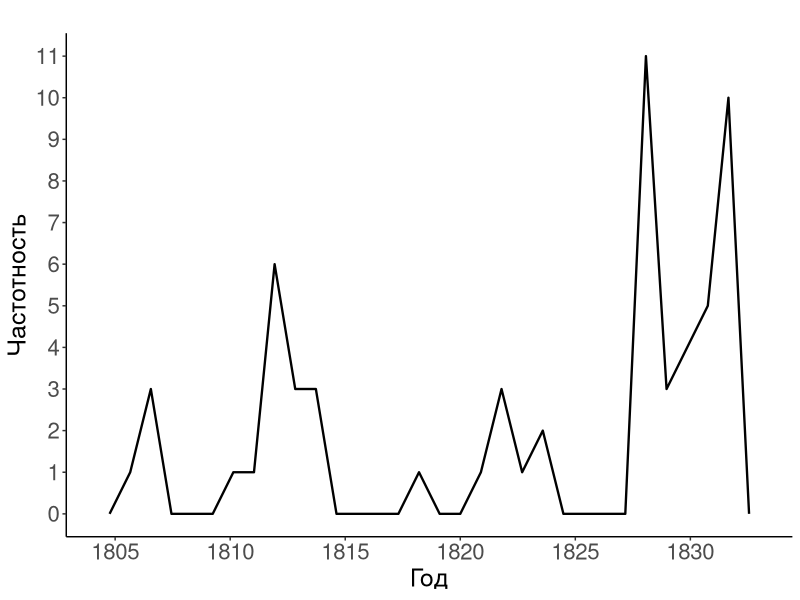

The R script that drew this image:
library(ggplot2)
library(plyr)
library(scales)

# ps

db = read.csv("RP_data.csv", header=T, sep = ";", na.strings = "", quote = '')

ps = subset(db, Meter.1 == "Пс" & Year < 1833 & Year > 1799)
ggplot(ps, aes(Year)) + geom_freqpoly(bins = 30, size = 0.8) +
  scale_y_continuous(breaks=pretty_breaks(n = 10)) +
  scale_x_continuous(breaks=pretty_breaks(n = 6)) +
  theme_bw() +
  theme(panel.grid.major = element_blank(), panel.grid.minor = element_blank()) +
  theme(panel.border = element_blank(), axis.line = element_line()) +
  theme(axis.line.x = element_line(color="black", size = 0.5),  axis.line.y = element_line(color="black", size = 0.5)) +
  labs(x = "Год", y = "Частотность", title = "") +
  theme(axis.text=element_text(size=16), axis.title=element_text(size = 18)) +
  theme(legend.text = element_text(size = 10))
